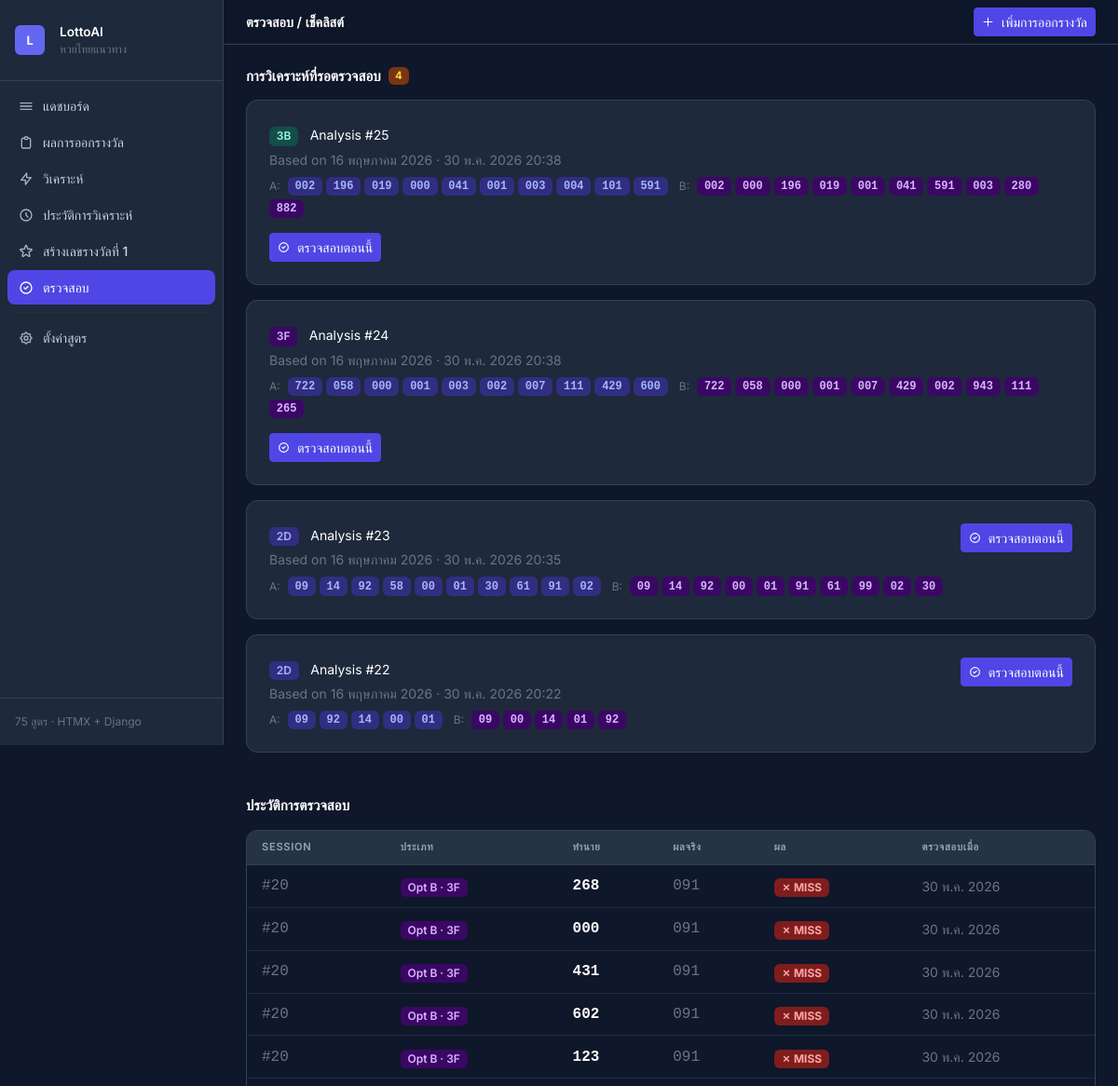
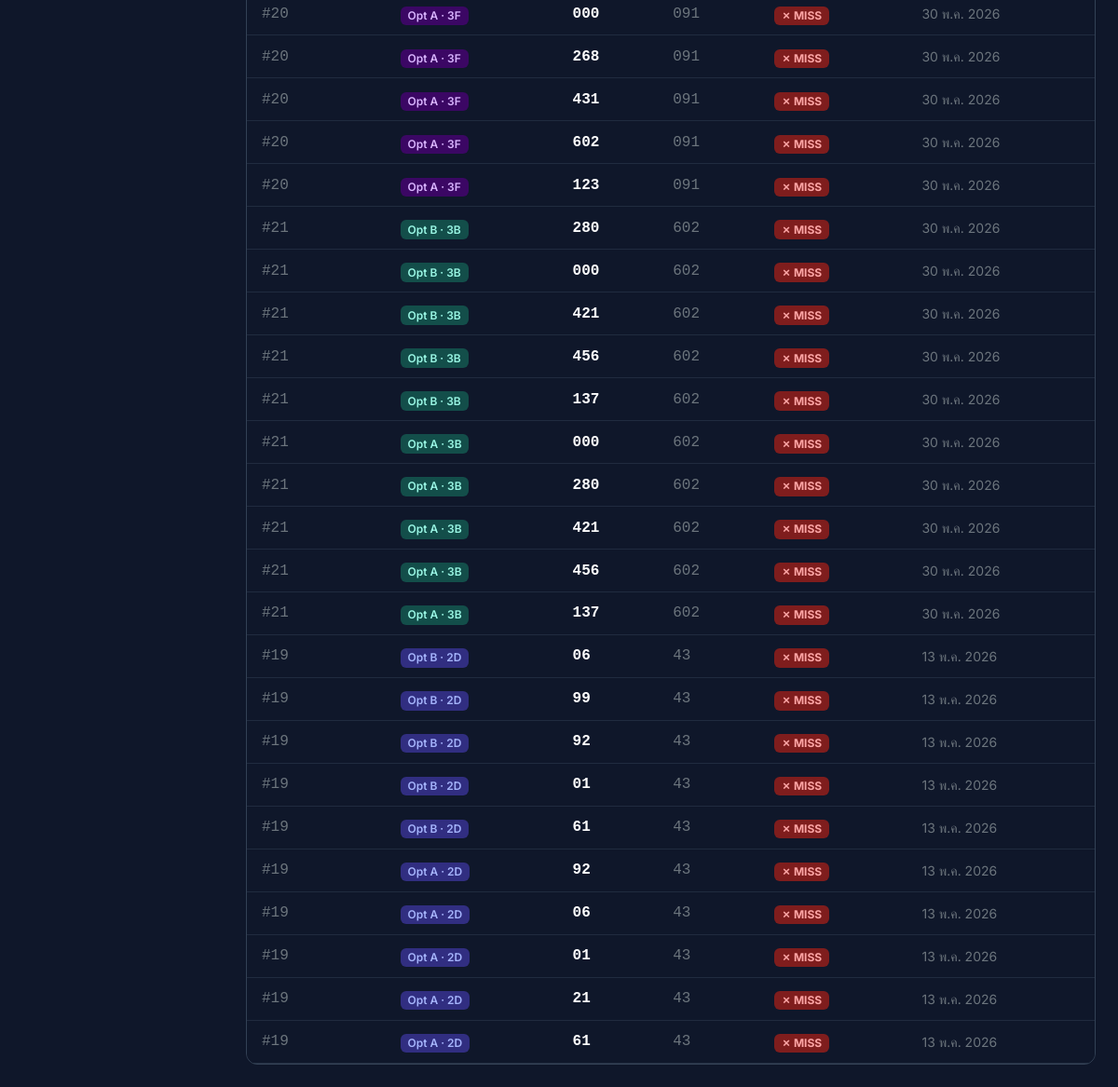
The app's page /checklist/ with its own data (2 pictures, top to bottom).
### apps/analysis/models.py (models this page shows, shortened)
class AnalysisSession(models.Model):
    LOTTERY_TYPE_CHOICES = [
        ('2D', '2-Digit Back (เลขท้าย 2 ตัว)'),
        ('3F', '3-Digit Front (เลขหน้า 3 ตัว)'),
        ('3B', '3-Digit Back (เลขหลัง 3 ตัว)'),
    ]
    reference_draw = models.ForeignKey(
        LotteryDraw, on_delete=models.CASCADE,
        related_name='analyses', verbose_name='Based on Draw'
    )
    lottery_type = models.CharField(
        max_length=2, choices=LOTTERY_TYPE_CHOICES, verbose_name='Lottery Type'
    )
    target_draw_date = models.DateField(
        null=True, blank=True, verbose_name='Target Draw Date'
    )
    history_limit = models.IntegerField(
        default=50, verbose_name='Draws Used in History'
    )
    formulas_run = models.IntegerField(default=0)
    formulas_active = models.IntegerField(default=0)
    formula_raw_results = models.JSONField(default=dict)
    option_a_results = models.JSONField(default=list)
    option_b_results = models.JSONField(default=list)
    option_c_results = models.JSONField(default=list)
    created_at = models.DateTimeField(auto_now_add=True)
    class Meta:
        ordering = ['-created_at']
        verbose_name = 'Analysis Session'
        verbose_name_plural = 'Analysis Sessions'

class LotteryDraw(models.Model):
    draw_date = models.DateField(unique=True, verbose_name='Draw Date')
    draw_label = models.CharField(
        max_length=20, blank=True, default='',
        help_text='E.g. "1 Jan 2025"', verbose_name='Draw Label'
    )
    first_prize = models.CharField(max_length=6, verbose_name='First Prize (6-digit)')
    near_first_1 = models.CharField(max_length=6, blank=True, default='', verbose_name='Near 1st Prize (lower)')
    near_first_2 = models.CharField(max_length=6, blank=True, default='', verbose_name='Near 1st Prize (upper)')
    three_front_1 = models.CharField(max_length=3, blank=True, default='', verbose_name='3-Digit Front #1')
    three_front_2 = models.CharField(max_length=3, blank=True, default='', verbose_name='3-Digit Front #2')
    three_back_1 = models.CharField(max_length=3, blank=True, default='', verbose_name='3-Digit Back #1')
    three_back_2 = models.CharField(max_length=3, blank=True, default='', verbose_name='3-Digit Back #2')
    two_back = models.CharField(max_length=2, blank=True, default='', verbose_name='2-Digit Back')
    notes = models.TextField(blank=True, default='', verbose_name='Notes')
    created_at = models.DateTimeField(auto_now_add=True)
    updated_at = models.DateTimeField(auto_now=True)
    class Meta:
        ordering = ['-draw_date']
        verbose_name = 'Lottery Draw'
        verbose_name_plural = 'Lottery Draws'

class PredictionEntry(models.Model):
    OPTION_CHOICES = [
        ('A', 'Option A — Frequency'),
        ('B', 'Option B — Ranking Score'),
        ('C', 'Option C — Enhanced Consensus'),
    ]
    session = models.ForeignKey(
        AnalysisSession, on_delete=models.CASCADE,
        related_name='predictions', verbose_name='Session'
    )
    option = models.CharField(max_length=1, choices=OPTION_CHOICES)
    rank = models.IntegerField()
    number = models.CharField(max_length=6)
    frequency_count = models.IntegerField(default=0)   # Option A: how many formulas put it in top 5
    ranking_score = models.FloatField(default=0.0)      # Option B: total ranking points
    is_verified = models.BooleanField(default=False)
    was_correct = models.BooleanField(null=True, blank=True)
    verified_against = models.ForeignKey(
        LotteryDraw, on_delete=models.SET_NULL,
        null=True, blank=True, related_name='verified_predictions'
    )
    verified_at = models.DateTimeField(null=True, blank=True)
    class Meta:
        ordering = ['option', 'rank']
        unique_together = [['session', 'option', 'rank']]
        verbose_name = 'Prediction Entry'
        verbose_name_plural = 'Prediction Entries'

### apps/analysis/views.py (the view)
# urls.py: path('checklist/', views.checklist, name='checklist'),
def checklist(request):
    unverified = AnalysisSession.objects.filter(
        predictions__is_verified=False
    ).distinct().select_related('reference_draw').order_by('-created_at')
    verified = PredictionEntry.objects.filter(
        is_verified=True
    ).select_related('session', 'verified_against').order_by('-verified_at')[:30]
    draws = LotteryDraw.objects.all()
    return render(request, 'analysis/checklist.html', {
        'unverified': unverified,
        'verified': verified,
        'draws': draws,
    })

### apps/analysis/templates/analysis/checklist.html (shortened to what this page needs)
{% extends "analysis/base.html" %}
{% block page_title %}ตรวจสอบ / เช็คลิสต์{% endblock %}
{% block content %}
<div class="mb-5">
  <h2 class="fw-semibold text-white mb-3 d-flex align-items-center gap-2" style="font-size:.95rem">
    การวิเคราะห์ที่รอตรวจสอบ
    <span class="badge badge-warn">{{ unverified.count }}</span>
  </h2>
  {% if unverified %}
  <div class="d-flex flex-column gap-3" id="unverified-list">
    {% for session in unverified %}
    <div class="card p-4" id="session-verify-{{ session.pk }}">
      <div class="d-flex flex-wrap align-items-start justify-content-between gap-3">
        <div>
          <span class="badge fw-semibold
            {% if session.lottery_type == '2D' %}badge-2d
            {% elif session.lottery_type == '3F' %}badge-3f
            {% else %}badge-3b{% endif %}">
            {{ session.lottery_type }}
          </span>
          <span class="text-white small ms-2">Analysis #{{ session.pk }}</span>
          <p class="mb-0 text-secondary small mt-1">
            Based on {{ session.reference_draw.draw_date }} · {{ session.created_at|date:"d M Y H:i" }}
          </p>
          <div class="d-flex flex-wrap align-items-center gap-1 mt-2">
            <span class="text-secondary fs-xs me-1">A:</span>
            {% for item in session.option_a_results %}
            <span class="badge font-mono badge-2d">{{ item.0 }}</span>
            {% endfor %}
            <span class="text-secondary fs-xs ms-2 me-1">B:</span>
            {% for item in session.option_b_results %}
            <span class="badge font-mono badge-3f">{{ item.0 }}</span>
            {% endfor %}
          </div>
        </div>
        <button type="button"
                class="btn btn-primary btn-sm d-flex align-items-center gap-2"
                data-bs-toggle="collapse"
                data-bs-target="#verify-form-{{ session.pk }}">
          <svg width="13" height="13" fill="none" viewBox="0 0 24 24" stroke="currentColor">
            <path stroke-linecap="round" stroke-linejoin="round" stroke-width="2"
                  d="M9 12l2 2 4-4m6 2a9 9 0 11-18 0 9 9 0 0118 0z"/>
          </svg>
          ตรวจสอบตอนนี้
        </button>
      </div>
    </div>
    {% endfor %}
  </div>
  {% else %}
  <div class="card p-4 text-center text-secondary small">
    ไม่มีการวิเคราะห์ที่รอตรวจสอบ หรือให้ทำการวิเคราะห์เพื่อสร้างการทำนายก่อน
  </div>
  {% endif %}
</div>
{% if verified %}
<div>
  <h2 class="fw-semibold text-white mb-3" style="font-size:.95rem">ประวัติการตรวจสอบ</h2>
  <div class="card overflow-hidden">
    <div class="table-responsive">
      <table class="table table-hover mb-0">
        <thead>
          <tr>
            <th>Session</th>
            <th>ประเภท</th>
            <th>ทำนาย</th>
            <th>ผลจริง</th>
            <th>ผล</th>
            <th>ตรวจสอบเมื่อ</th>
          </tr>
        </thead>
        <tbody>
          {% for pred in verified %}
          <tr>
            <td class="font-mono text-secondary">#{{ pred.session.pk }}</td>
            <td>
              <span class="badge fw-semibold
                {% if pred.session.lottery_type == '2D' %}badge-2d
                {% elif pred.session.lottery_type == '3F' %}badge-3f
                {% else %}badge-3b{% endif %}">
                Opt {{ pred.option }} · {{ pred.session.lottery_type }}
              </span>
            </td>
            <td class="font-mono text-white fw-semibold">{{ pred.number }}</td>
            <td class="font-mono text-secondary">
              {% if pred.verified_against %}
                {% if pred.session.lottery_type == '2D' %}{{ pred.verified_against.two_back|default:"—" }}
                {% elif pred.session.lottery_type == '3F' %}{{ pred.verified_against.three_front_1|default:"—" }}
                {% else %}{{ pred.verified_against.three_back_1|default:"—" }}{% endif %}
              {% else %}—{% endif %}
            </td>
            <td>
              {% if pred.was_correct %}
              <span class="badge badge-hit">✓ HIT</span>
              {% else %}
              <span class="badge badge-miss">✗ MISS</span>
              {% endif %}
            </td>
            <td class="text-secondary small">{{ pred.verified_at|date:"d M Y" }}</td>
          </tr>
          {% endfor %}
        </tbody>
      </table>
    </div>
  </div>
</div>
{% endif %}
{% endblock %}

### static/css/main.css (style rules this page uses)
body { font-family: 'Inter', system-ui, sans-serif; -webkit-font-smoothing: antialiased; -moz-osx-font-smoothing: grayscale; }
:root { --app-bg: #0f172a; --app-card-bg: #1e293b; --app-border: #334155; --app-muted: #94a3b8; --app-primary: #6366f1; --app-primary-dk: #4f46e5; --app-gold: #f59e0b; --app-gold-light: #fcd34d; }
[data-bs-theme="dark"] { --bs-body-bg: var(--app-bg); --bs-body-color: #e2e8f0; --bs-border-color: var(--app-border); --bs-card-bg: var(--app-card-bg); --bs-card-border-color: var(--app-border); --bs-card-cap-bg: rgba(51, 65, 85, 0.3); --bs-secondary-bg: var(--app-card-bg); --bs-tertiary-bg: var(--app-bg); --bs-table-striped-bg: rgba(255, 255, 255, 0.03); --bs-table-hover-bg: rgba(255, 255, 255, 0.05); --bs-table-border-color: var(--app-border); --bs-primary: var(--app-primary); --bs-primary-rgb: 99, 102, 241; --bs-link-color: #818cf8; --bs-link-hover-color: #a5b4fc; }
.card { background: var(--app-card-bg) !important; border-color: var(--app-border) !important; border-radius: 0.75rem !important; }
.btn-primary { --bs-btn-bg: var(--app-primary-dk); --bs-btn-border-color: var(--app-primary-dk); --bs-btn-hover-bg: var(--app-primary); --bs-btn-hover-border-color: var(--app-primary); --bs-btn-active-bg: #3730a3; }
.table { color: #e2e8f0; }
.table > thead > tr > th { background: rgba(51, 65, 85, 0.4); color: var(--app-muted); font-size: 0.7rem; text-transform: uppercase; letter-spacing: 0.06em; font-weight: 600; border-bottom-color: var(--app-border); padding: 0.6rem 1rem; }
.table > tbody > tr > td { padding: 0.65rem 1rem; border-bottom-color: rgba(51, 65, 85, 0.5); vertical-align: middle; }
.badge-2d { background: #312e81 !important; color: #a5b4fc !important; }
.badge-3f { background: #3b0764 !important; color: #d8b4fe !important; }
.badge-3b { background: #134e4a !important; color: #99f6e4 !important; }
.badge-miss { background: #7f1d1d !important; color: #fca5a5 !important; }
.badge-warn { background: #78350f !important; color: #fcd34d !important; }
.font-mono { font-family: ui-monospace, 'Cascadia Code', 'Fira Code', monospace; }
.fs-xs { font-size: 0.75rem !important; }

### records on screen
AnalysisSession: lottery_type "3B", pk "25", reference_draw.draw_date "16 พฤษภาคม 2026", created_at "30 พ.ค. 2026 20:38", item "002" "196" "019" "000" "041" "001" "003" "004" "101" "591", item "002" "000" "196" "019" "001" "041" "591" "003" "280" "882"
AnalysisSession: lottery_type "3F", pk "24", reference_draw.draw_date "16 พฤษภาคม 2026", created_at "30 พ.ค. 2026 20:38", item "722" "058" "000" "001" "003" "002" "007" "111" "429" "600", item "722" "058" "000" "001" "007" "429" "002" "943" "111" "265"
AnalysisSession: lottery_type "2D", pk "23", reference_draw.draw_date "16 พฤษภาคม 2026", created_at "30 พ.ค. 2026 20:35", item "09" "14" "92" "58" "00" "01" "30" "61" "91" "02", item "09" "14" "92" "00" "01" "91" "61" "99" "02" "30"
AnalysisSession: lottery_type "2D", pk "22", reference_draw.draw_date "16 พฤษภาคม 2026", created_at "30 พ.ค. 2026 20:22", item "09" "92" "14" "00" "01", item "09" "00" "14" "01" "92"
PredictionEntry: session.pk "20", option "B", session.lottery_type "3F", number "268", verified_against.three_front_1 "091", was_correct "✗ MISS", verified_at "30 พ.ค. 2026"
PredictionEntry: session.pk "20", option "B", session.lottery_type "3F", number "000", verified_against.three_front_1 "091", was_correct "✗ MISS", verified_at "30 พ.ค. 2026"
PredictionEntry: session.pk "20", option "B", session.lottery_type "3F", number "431", verified_against.three_front_1 "091", was_correct "✗ MISS", verified_at "30 พ.ค. 2026"
PredictionEntry: session.pk "20", option "B", session.lottery_type "3F", number "602", verified_against.three_front_1 "091", was_correct "✗ MISS", verified_at "30 พ.ค. 2026"
PredictionEntry: session.pk "20", option "B", session.lottery_type "3F", number "123", verified_against.three_front_1 "091", was_correct "✗ MISS", verified_at "30 พ.ค. 2026"
PredictionEntry: session.pk "20", option "A", session.lottery_type "3F", number "000", verified_against.three_front_1 "091", was_correct "✗ MISS", verified_at "30 พ.ค. 2026"
PredictionEntry: session.pk "20", option "A", session.lottery_type "3F", number "268", verified_against.three_front_1 "091", was_correct "✗ MISS", verified_at "30 พ.ค. 2026"
PredictionEntry: session.pk "20", option "A", session.lottery_type "3F", number "431", verified_against.three_front_1 "091", was_correct "✗ MISS", verified_at "30 พ.ค. 2026"
PredictionEntry: session.pk "20", option "A", session.lottery_type "3F", number "602", verified_against.three_front_1 "091", was_correct "✗ MISS", verified_at "30 พ.ค. 2026"
PredictionEntry: session.pk "20", option "A", session.lottery_type "3F", number "123", verified_against.three_front_1 "091", was_correct "✗ MISS", verified_at "30 พ.ค. 2026"
PredictionEntry: session.pk "21", option "B", session.lottery_type "3B", number "280", verified_against.three_back_1 "602", was_correct "✗ MISS", verified_at "30 พ.ค. 2026"
PredictionEntry: session.pk "21", option "B", session.lottery_type "3B", number "000", verified_against.three_back_1 "602", was_correct "✗ MISS", verified_at "30 พ.ค. 2026"
PredictionEntry: session.pk "21", option "B", session.lottery_type "3B", number "421", verified_against.three_back_1 "602", was_correct "✗ MISS", verified_at "30 พ.ค. 2026"
PredictionEntry: session.pk "21", option "B", session.lottery_type "3B", number "456", verified_against.three_back_1 "602", was_correct "✗ MISS", verified_at "30 พ.ค. 2026"
PredictionEntry: session.pk "21", option "B", session.lottery_type "3B", number "137", verified_against.three_back_1 "602", was_correct "✗ MISS", verified_at "30 พ.ค. 2026"
PredictionEntry: session.pk "21", option "A", session.lottery_type "3B", number "000", verified_against.three_back_1 "602", was_correct "✗ MISS", verified_at "30 พ.ค. 2026"
PredictionEntry: session.pk "21", option "A", session.lottery_type "3B", number "280", verified_against.three_back_1 "602", was_correct "✗ MISS", verified_at "30 พ.ค. 2026"
PredictionEntry: session.pk "21", option "A", session.lottery_type "3B", number "421", verified_against.three_back_1 "602", was_correct "✗ MISS", verified_at "30 พ.ค. 2026"
PredictionEntry: session.pk "21", option "A", session.lottery_type "3B", number "456", verified_against.three_back_1 "602", was_correct "✗ MISS", verified_at "30 พ.ค. 2026"
PredictionEntry: session.pk "21", option "A", session.lottery_type "3B", number "137", verified_against.three_back_1 "602", was_correct "✗ MISS", verified_at "30 พ.ค. 2026"
PredictionEntry: session.pk "19", option "B", session.lottery_type "2D", number "06", verified_against.two_back "43", was_correct "✗ MISS", verified_at "13 พ.ค. 2026"
PredictionEntry: session.pk "19", option "B", session.lottery_type "2D", number "99", verified_against.two_back "43", was_correct "✗ MISS", verified_at "13 พ.ค. 2026"
PredictionEntry: session.pk "19", option "B", session.lottery_type "2D", number "92", verified_against.two_back "43", was_correct "✗ MISS", verified_at "13 พ.ค. 2026"
PredictionEntry: session.pk "19", option "B", session.lottery_type "2D", number "01", verified_against.two_back "43", was_correct "✗ MISS", verified_at "13 พ.ค. 2026"
PredictionEntry: session.pk "19", option "B", session.lottery_type "2D", number "61", verified_against.two_back "43", was_correct "✗ MISS", verified_at "13 พ.ค. 2026"
PredictionEntry: session.pk "19", option "A", session.lottery_type "2D", number "92", verified_against.two_back "43", was_correct "✗ MISS", verified_at "13 พ.ค. 2026"
PredictionEntry: session.pk "19", option "A", session.lottery_type "2D", number "06", verified_against.two_back "43", was_correct "✗ MISS", verified_at "13 พ.ค. 2026"
PredictionEntry: session.pk "19", option "A", session.lottery_type "2D", number "01", verified_against.two_back "43", was_correct "✗ MISS", verified_at "13 พ.ค. 2026"
PredictionEntry: session.pk "19", option "A", session.lottery_type "2D", number "21", verified_against.two_back "43", was_correct "✗ MISS", verified_at "13 พ.ค. 2026"
PredictionEntry: session.pk "19", option "A", session.lottery_type "2D", number "61", verified_against.two_back "43", was_correct "✗ MISS", verified_at "13 พ.ค. 2026"

### other values on screen
{{ unverified.count }} "4"
